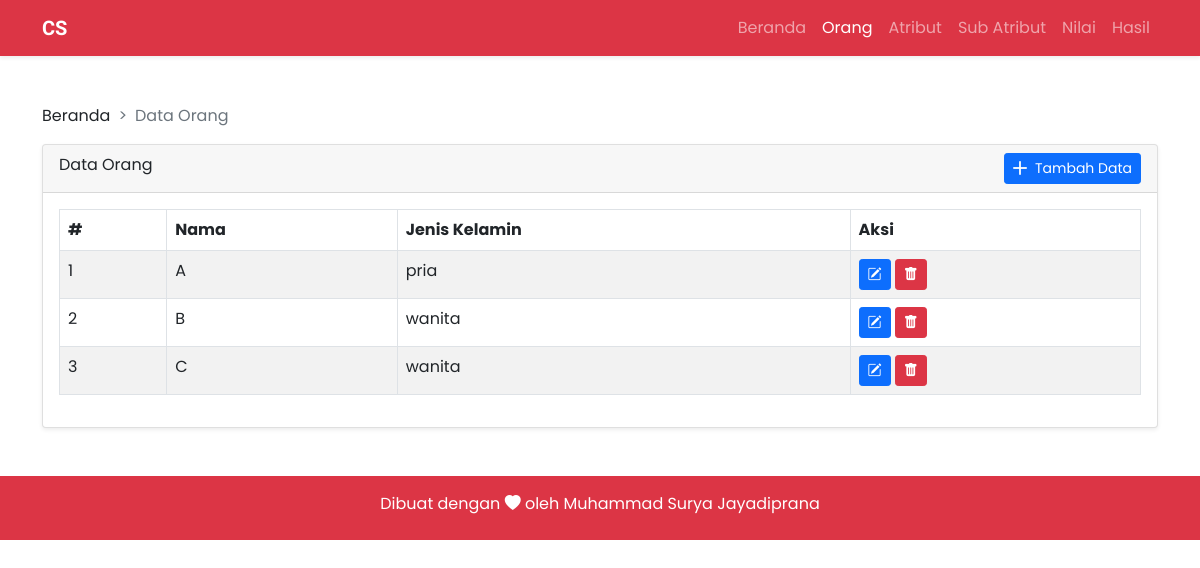
/index?page=data_orang, run on the app's committed database.
### tables this page shows
CREATE TABLE `human` (
  `id` int(11) NOT NULL,
  `name` varchar(150) NOT NULL,
  `jenis_kelamin` varchar(50) NOT NULL
);

### function/Function.php (called while the page is built, shortened)
<?php
function Connection()
{
    return mysqli_connect("localhost", "root", "", "cocok");
}
function showData($query)
{
    $con = Connection();
    $result = mysqli_query($con, $query);
    $rows = [];
    while ($row = mysqli_fetch_assoc($result)) {
        $rows[] = $row;
    }
    return $rows;
}

### page/human/view.php (the view, shortened to what this page needs)
<?php
include("function/Function.php");
$query = showData("SELECT * FROM human");
?>
<section class="py-5">
    <div class="container">
        <div class="row">
            <div class="col-md-12">
                <nav style="--bs-breadcrumb-divider: '>';" aria-label="breadcrumb">
                    <ol class="breadcrumb">
                        <li class="breadcrumb-item">Beranda</li>
                        <li class="breadcrumb-item active" aria-current="page">Data Orang</li>
                    </ol>
                </nav>
            </div>
        </div>
        <div class="row">
            <div class="col-md-12">
                <div class="card shadow-sm">
                    <div class="card-header">
                        Data Orang
                        <div class="float-end">
                            <a class="btn btn-primary btn-sm" href="index?page=tambah_data_orang"><i class="bi bi-plus-lg me-2"></i>Tambah Data</a>
                        </div>
                    </div>
                    <div class="card-body">
                        <div class="table-responsive">
                            <table class="table table-striped table-bordered table-hover" id="table">
                                <thead>
                                    <tr>
                                        <th>#</th>
                                        <th>Nama</th>
                                        <th>Jenis Kelamin</th>
                                        <th>Aksi</th>
                                    </tr>
                                </thead>
                                <tbody>
                                    <?php $i = 1; ?>
                                    <?php foreach ($query as $data) : ?>
                                        <tr>
                                            <td><?= $i++ ?></td>
                                            <td><?= $data["name"] ?></td>
                                            <td><?= $data["jenis_kelamin"] ?></td>
                                            <td>
                                                <a class="btn btn-primary btn-sm" href="index?page=ubah_data_orang&id=<?= $data['id']; ?>" title="Ubah"><i class="bi bi-pencil-square"></i></a>
                                                <button class="btn btn-danger btn-sm" onclick="DeleteData()" title="Hapus">
                                                    <i class="bi bi-trash-fill"></i>
                                                </button>
                                            </td>
                                        </tr>
                                    <?php endforeach ?>
                                </tbody>
                            </table>
                        </div>
                    </div>
                </div>
            </div>
        </div>
    </div>
</section>

### asset/css/costume.css (style rules this page uses)
body { font-family: 'Poppins', sans-serif; }

### data on the page
human: name "A", jenis_kelamin "pria"
human: name "B", jenis_kelamin "wanita"
human: name "C", jenis_kelamin "wanita"
